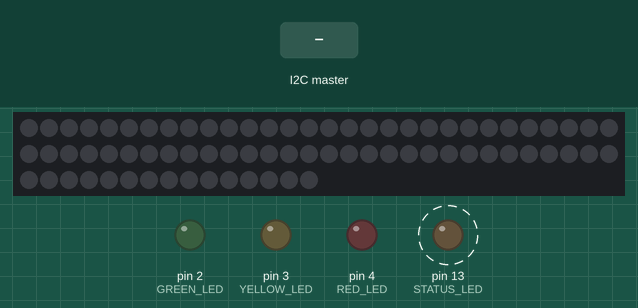
A sketch run on a simulated Arduino Uno, built with avr-gcc and run on an emulated ATmega328P. Shown: 75 RGB LEDs in strip order, left to right, continuing on the next row, output pins drawn as LEDs (lit = HIGH). Dashed ring = blinking. The inputs (shaded band) are chosen by the test bench.

Above: at 1.2 s.
1.3 s: the I2C master sends the byte 0
At 2.7 s:
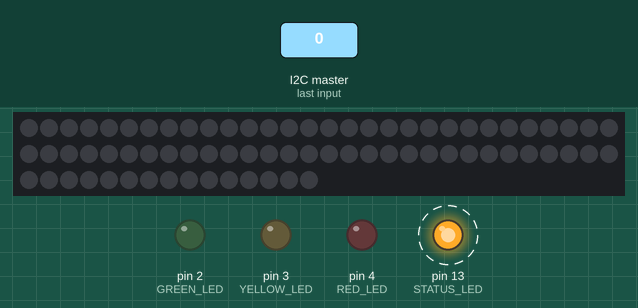
2.9 s: the I2C master sends the byte 2
At 4.8 s:
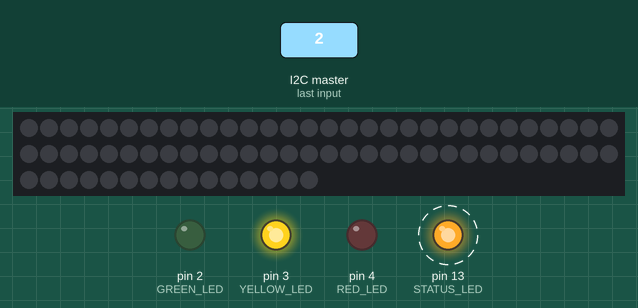
5.9 s: the I2C master sends the byte 0
At 6.6 s:
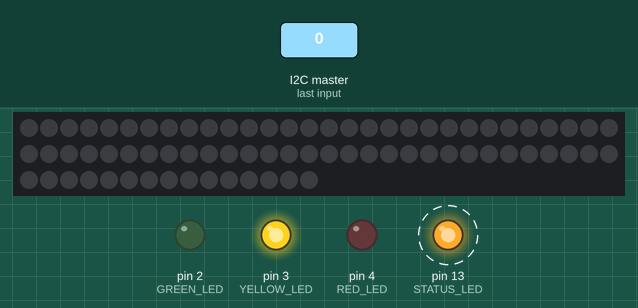
Timing chart, 0 to 13.5 s (numbered marks = the images above; inputs shaded):
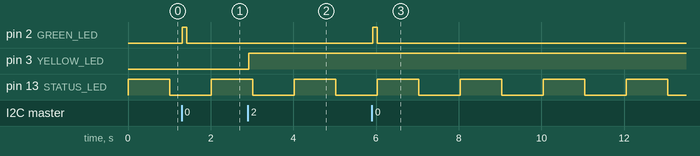

Measured:
- after the input at 1.3 s, pin 2 (GREEN_LED): LOW → HIGH at once, → LOW 0.10 s later
- after the input at 2.9 s, pin 3 (YELLOW_LED): LOW → HIGH at once
- after the input at 5.9 s, pin 2 (GREEN_LED): LOW → HIGH at once, → LOW 0.10 s later
- by itself, pin 13 (STATUS_LED): alternates HIGH for 1.0 s and LOW for 1.0 s

The sketch:

costume_light_slave.ino
```cpp
#include "src/definitions.h"
#include "src/task.h"
#include "src/animation_player.h"
#include "src/hw_input.h"
#include "src/leds.h"
#include "src/receiver.h"
#include "src/sender.h"


char current_task = 0;
Task** tasks = new Task*[MAX_TASKS];

void add_task(Task* _t, char _id);

void setup() {
  for (char i = 0; i < MAX_TASKS; i++) {
    tasks[i] = new Task;
    tasks[i]->condition = TASK_IDLE;
  }
  add_task(new AnimationPlayer, ANIMATION_TASK);
  add_task(new StatusLed, STATUS_LED_TASK);
  add_task(new TestLed, TEST_LED_TASK);
  add_task(new Receiver, RECEIVER_TASK);
  //add_task(new Sender, SENDER_TASK);
  //add_task(new HwInput, BUTTON_TASK);
}

void loop() {

  timing = millis();

  while (tasks[current_task]->condition != TASK_IDLE) {
    tasks[current_task++]->update_task();
  }
  Task::update_timers();
  current_task = 0;

  while (millis() - timing < FREQUENZY);
}

void add_task(Task* _t, char _id) {
  tasks[_id] = _t;
  tasks[_id]->set_id(_id);
  tasks[_id]->condition = TASK_READY;
  tasks[_id]->state = 0;
  tasks[_id]->event = 0;
  tasks[_id]->sem = 0;
  tasks[_id]->timer = 0;
}
```

animation_player.cpp
```cpp
#include "animation_player.h"

AnimationPlayer::AnimationPlayer() {

}

void AnimationPlayer::init_player() {
    FastLED.addLeds<WS2812B, LED_STRIP_PIN, GRB>(leds, NUM_LEDS);
    pick_animation(ANIMATION1);
    current_animation = ANIMATION1;
}

int AnimationPlayer::run_task(char _state) {
    switch (_state) {
        case PLAYER_INIT:
            init_player();
            animation_off();
            state = PLAYER_OFF;
            break;
        case PLAYER_READY:
            if (sem_check(ANIMATION_CYCLE_SEM)) {
                if (current_animation == ANIMATION1) {
                    pick_animation(ANIMATION2);
                    current_animation = ANIMATION2;
                } else {
                    pick_animation(ANIMATION1);
                    current_animation = ANIMATION1;
                }
            }
            //if (sem_check(RESET_SEM)) {
            //}
            if (sem_check(SYNC_SEM)) {
                reset_animation(2);
                reset_timer(FRAME_TIMER);
            }
            if (check_timer(FRAME_TIMER) == TIMER_DONE) {
                play_frame();
                set_timer(FRAME_TIMER, FRAME_DELAY);
            }
            if (sem_check(ANIMATION_PAUSE_SEM)) {
                state = PLAYER_PAUSE;
            }
            if (sem_check(ANIMATION_ON_OFF_SEM)) {
                animation_off();
                state = PLAYER_OFF;
            }
            break;
        case PLAYER_OFF:
            if (sem_check(ANIMATION_ON_OFF_SEM)) {
                state = PLAYER_READY;
            }
            break;
        case PLAYER_PAUSE:
            if (sem_check(ANIMATION_PAUSE_SEM)) {
                state = PLAYER_READY;
            }
            if (sem_check(ANIMATION_ON_OFF_SEM)) {
                animation_off();
                state = PLAYER_OFF;
            }
            break;
        default:
            break;
    }

    return 0;
}

void AnimationPlayer::play_frame() {
    int index = 0;
    for (int i = 0; i < NUM_LEDS*3; i+=3) {
        leds[index].b = pgm_read_byte_near(animation+frame_index+i);
        leds[index].g = pgm_read_byte_near(animation+frame_index+i+1);
        leds[index++].r = pgm_read_byte_near(animation+frame_index+i+2);
    }
    frame_index += NUM_LEDS*3;
    if (++current_frame == frames) {
        current_frame = 0;
        frame_index = 0;
    }
    FastLED.show();
}

void AnimationPlayer::reset_animation(char _frame) {
    current_frame = _frame;
    frame_index = NUM_LEDS*3*_frame;
}

void AnimationPlayer::pick_animation(char _animation) {
    switch (_animation) {
        case ANIMATION1:
            animation = animation1;
            frames = FRAMES_ANIMATION1;
            break;
        case ANIMATION2:
            animation = animation2;
            frames = FRAMES_ANIMATION2;
            break;
        default:
            break;
    }
    reset_animation(0);
    reset_timer(FRAME_TIMER);
}

void AnimationPlayer::animation_off() {
    for (int i = 0; i < NUM_LEDS; i++) {
        leds[i].r = 0;
        leds[i].g = 0;
        leds[i].b = 0;
    }
    FastLED.show();
}
```

animation_player.h
```cpp
#ifndef ANIMATION_PLAYER_H
#define ANIMATION_PLAYER_H

#include "task.h"
#include "FastLED.h"
#include "definitions.h"
#include "avr/io.h"

#define PLAYER_INIT 0
#define PLAYER_READY 1
#define PLAYER_PAUSE 2
#define PLAYER_OFF 3

class AnimationPlayer: public Task {
public:
    AnimationPlayer();

    void init_player();
    int run_task(char _state);

    void play_frame();
    void reset_animation(char _frame);
    void pick_animation(char _animation);
    void animation_off();
private:
    CRGB leds[NUM_LEDS];
    int frame_index = 0;
    int current_frame = 0;
    char* animation;
    char current_animation;
    char frames;
};

#endif
```

hw_input.cpp
```cpp
#include "hw_input.h"

HwInput::HwInput() {

}

void HwInput::hw_init() {

}

int HwInput::run_task(char _state) {
    switch (_state) {
        case HW_INIT:
            hw_init();
            state = HW_READY;
            break;
        case HW_READY:
            /*if (PIND & 1<<BUTTON_PIN) {
                sem_signal(BUTTON_SEM);
                wait(25);
            }*/
            break;
        default:
            break;
    }

    return 0;
}
```

hw_input.h
```cpp
#ifndef HW_INPUT_H
#define HW_INPUT_H

#include "task.h"
#include "avr/io.h"
#include "definitions.h"

#define HW_INIT 0
#define HW_READY 1

#define BUTTON_PIN 3

class HwInput: public Task {
public:
    HwInput();

    void hw_init();
    int run_task(char _state);
private:

};

#endif
```

leds.cpp
```cpp
#include "leds.h"

StatusLed::StatusLed() {

}

void StatusLed::led_init() {
    DDRB |= 1<<STATUS_LED;
}

int StatusLed::run_task(char _state) {
    switch(_state) {
        case LED_INIT:
            led_init();
            state = LED_READY;
            break;
        case LED_READY:
            PORTB ^= 1<<STATUS_LED;
            wait(100);
            break;
        default:
            break;
    }

    return 0;
}

TestLed::TestLed() {

}

void TestLed::led_init() {
    DDRD |= 1<<RED_LED;
    DDRD |= 1<<GREEN_LED;
    DDRD |= 1<<YELLOW_LED;
}

int TestLed::run_task(char _state) {
    switch (_state) {
        case LED_INIT:
            led_init();
            state = LED_READY;
            break;
        case LED_READY:
            if (sem_check(RED_LED_SEM))
                PORTD ^= 1<<RED_LED;
            if (sem_check(YELLOW_LED_SEM))
                PORTD ^= 1<<YELLOW_LED;
            if (sem_check(GREEN_LED_SEM)) {
                PORTD |= 1<<GREEN_LED;
                set_timer(LED_FLASH_TIMER, 10);
            }
            if (check_timer(LED_FLASH_TIMER) == TIMER_DONE)
                PORTD &= ~(1<<GREEN_LED);
            break;
        default:
            break;
    }

    return 0;
}
```

leds.h
```cpp
#ifndef LEDS_H
#define LEDS_H

#include "task.h"
#include "avr/io.h"
#include "definitions.h"

#define LED_INIT 0
#define LED_READY 1

#define STATUS_LED 5
#define GREEN_LED 2
#define YELLOW_LED 3
#define RED_LED 4

class StatusLed: public Task {
public:
    StatusLed();

    void led_init();
    int run_task(char _state);
private:

};

class TestLed: public Task {
public:
    TestLed();

    void led_init();
    int run_task(char _state);
private:

};

#endif
```

receiver.cpp
```cpp
#include "receiver.h"

char Receiver::received_val;
char Receiver::new_msg = 0;

Receiver::Receiver() {

}

void Receiver::receiver_init() {
    Wire.begin(SLAVE_1_ADDRESS);
    TWAR |= SLAVE_1_ADDRESS<<1 | 1;
    Wire.onReceive(receive_event);
}

int Receiver::run_task(char _state) {
    switch (_state) {
        case RECEIVER_INIT:
            receiver_init();
            state = RECEIVER_READY;
            break;
        case RECEIVER_READY:
            if (new_msg) {
                switch (received_val) {
                    case SYNC:
                        sem_signal(SYNC_SEM);
                        sem_signal(GREEN_LED_SEM);
                        break;
                    case RESET:
                        sem_signal(RESET_SEM);
                        break;
                    case ANIMATION_PAUSE:
                        sem_signal(ANIMATION_PAUSE_SEM);
                        sem_signal(YELLOW_LED_SEM);
                        break;
                    case ANIMATION_ON_OFF:
                        sem_signal(ANIMATION_ON_OFF_SEM);
                        sem_signal(RED_LED_SEM);
                        break;
                    case ANIMATION_CYCLE:
                        sem_signal(ANIMATION_CYCLE_SEM);
                    default:
                        break;
                }
                new_msg = 0;
            }
            break;
        default:
            break;
    }

    return 0;
}

void Receiver::receive_event() {
    received_val = Wire.read();
    new_msg = 1;
}
```

receiver.h
```cpp
#ifndef RECEIVER_H
#define RECEIVER_H

#include "task.h"
#include "Wire.h"
#include "avr/io.h"
#include "definitions.h"

#define RECEIVER_INIT 0
#define RECEIVER_READY 1

class Receiver: public Task {
public:
    Receiver();

    void receiver_init();
    int run_task(char _state);
private:
    static void receive_event();
    static char received_val;
    static char new_msg;
};

#endif
```

sender.cpp
```cpp
#include "sender.h"

Sender::Sender() {

}

void Sender::sender_init() {
    Wire.begin();
}

int Sender::run_task(char _state) {
    switch (_state) {
        case SENDER_INIT:
            sender_init();
            state = SENDER_READY;
            break;
        case SENDER_READY:
            if (++frame_counter == FRAMES_ANIMATION1) {
                frame_counter = 0;
                Wire.beginTransmission(8);
                Wire.write(RESET);
                Wire.endTransmission();
            }
            wait(FRAME_DELAY);
            break;
        default:
            break;
    }

    return 0;
}
```

sender.h
```cpp
#ifndef SENDER_H
#define SENDER_H

#include "task.h"
#include "Wire.h"
#include "definitions.h"

#define SENDER_INIT 0
#define SENDER_READY 1

class Sender: public Task {
public:
    Sender();

    void sender_init();
    int run_task(char _state);
private:
    char frame_counter = 0;
};

#endif
```

task.cpp
```cpp
#include "task.h"

timer Task::timers[MAX_TIMERS] = {0};
int Task::semaphores[MAX_SEMAPHORES] = {0};

Task::Task() {

}

Task::~Task() {

}

int Task::run_task(char _state) {
    return 0;
}

void Task::update_task() {

    if (condition == TASK_WAITING_FOR_TIMEOUT) {
        if (!(--timer)) {
            condition = TASK_READY;
            event = TIMEOUT_EVENT;
        }
    }

    if (condition == TASK_WAITING_FOR_SEMAPHORE) {
        if (sem_wait(sem))
            event = SIGNAL_EVENT;
    }

    if (condition == TASK_READY) {
        run_task(state);
    }
}

void Task::set_id(char _id) {
    id = _id;
}

char Task::get_id() {
    return id;
}

void Task::wait(int _time) {
    timer = _time;
    condition = TASK_WAITING_FOR_TIMEOUT;
}

void Task::sem_signal(char _sem) {
    if (_sem < MAX_SEMAPHORES) {
        semaphores[_sem]++;
    }
}

char Task::sem_wait(char _sem) {
    char result = 0;
    if (_sem < MAX_SEMAPHORES) {
        if (semaphores[_sem]) {
            semaphores[_sem]--;
            condition = TASK_READY;
            result = 1;
        } else {
            sem = _sem;
            condition = TASK_WAITING_FOR_SEMAPHORE;
        }
    }
    return result;
}

char Task::sem_check(char _sem) {
    char result = 0;
    if (_sem < MAX_SEMAPHORES) {
        if (semaphores[_sem]) {
            semaphores[_sem]--;
            result = 1;
        }
    }
    return result;
}

void Task::set_timer(char _id, int _time) {
    if (_id < MAX_TIMERS) {
        timers[_id].time = _time;
        timers[_id].status = TIMER_RUNNING;
    }
}

char Task::check_timer(char _id) {
    char result = 0;
    if (_id < MAX_TIMERS) {
        result = timers[_id].status;
    }
    return result;
}

void Task::reset_timer(char _id) {
    if (_id < MAX_TIMERS) {
        timers[_id].time = 0;
        timers[_id].status = TIMER_DONE;
    }
}

void Task::update_timers() {
    for (char i = 0; i < MAX_TIMERS; i++) {
        if (timers[i].time)
            if (!(--timers[i].time))
                timers[i].status = TIMER_DONE;
    }
}
```

task.h
```cpp
#ifndef TASK_H
#define TASK_H

#include "definitions.h"

typedef struct {
    char status;
    int time;
} timer;

class Task {
public:
    Task();
    ~Task();

    virtual int run_task(char _state);
    void update_task();

    void set_id(char _id);
    char get_id();

    void wait(int _time);
    void sem_signal(char _sem);
    char sem_wait(char _sem);
    char sem_check(char _sem);

    void set_timer(char _id, int _time);
    char check_timer(char _id);
    void reset_timer(char _id);
    static void update_timers();
private:
    char id;

    static timer timers[MAX_TIMERS];
    static int semaphores[MAX_SEMAPHORES];

public:
    char condition;
    char state;
    char event;
    int timer;
    char sem;
};

#endif
```

Source omitted: definitions.h (data table, 10205 bytes)
